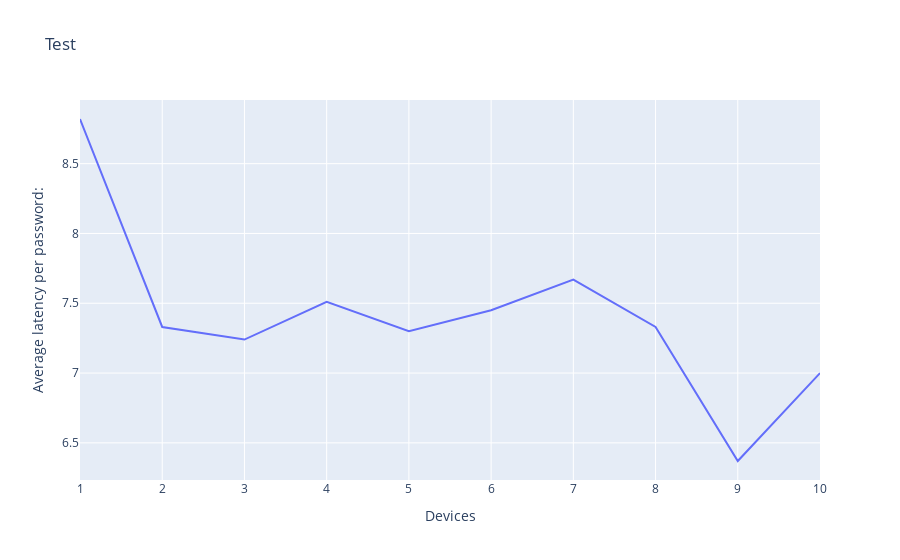

Here is the notebook cell this chart was saved with:
### Code cell
fig = px.line(df, x="Devices", y="Average latency per password:", title='Test')
#layout = go.Layout(yaxis=dict(tickformat=".2%"))
#fig.update_layout(yaxis_tickformat=".2%")
fig.update_yaxes(type='linear')
fig.show()

### Figure 1 — Plotly figure (JSON) as saved in the notebook; plotly's stock layout.template omitted (floating-point values rounded to 4 significant figures)
{"data": [{"hovertemplate": "Devices=%{x}<br>Average latency per password:=%{y}<extra></extra>", "legendgroup": "", "line": {"color": "#636efa", "dash": "solid"}, "marker": {"symbol": "circle"}, "mode": "lines", "name": "", "orientation": "v", "showlegend": false, "type": "scatter", "x": [1, 2, 3, 4, 5, 6, 7, 8, 9, 10], "xaxis": "x", "y": ["8.82", "7.33", "7.24", "7.51", "7.30", "7.45", "7.67", "7.33", "6.37", "7.00"], "yaxis": "y"}], "layout": {"legend": {"tracegroupgap": 0}, "title": {"text": "Test"}, "xaxis": {"anchor": "y", "domain": [0, 1], "title": {"text": "Devices"}}, "yaxis": {"anchor": "x", "domain": [0, 1], "title": {"text": "Average latency per password:"}, "type": "linear"}}}
